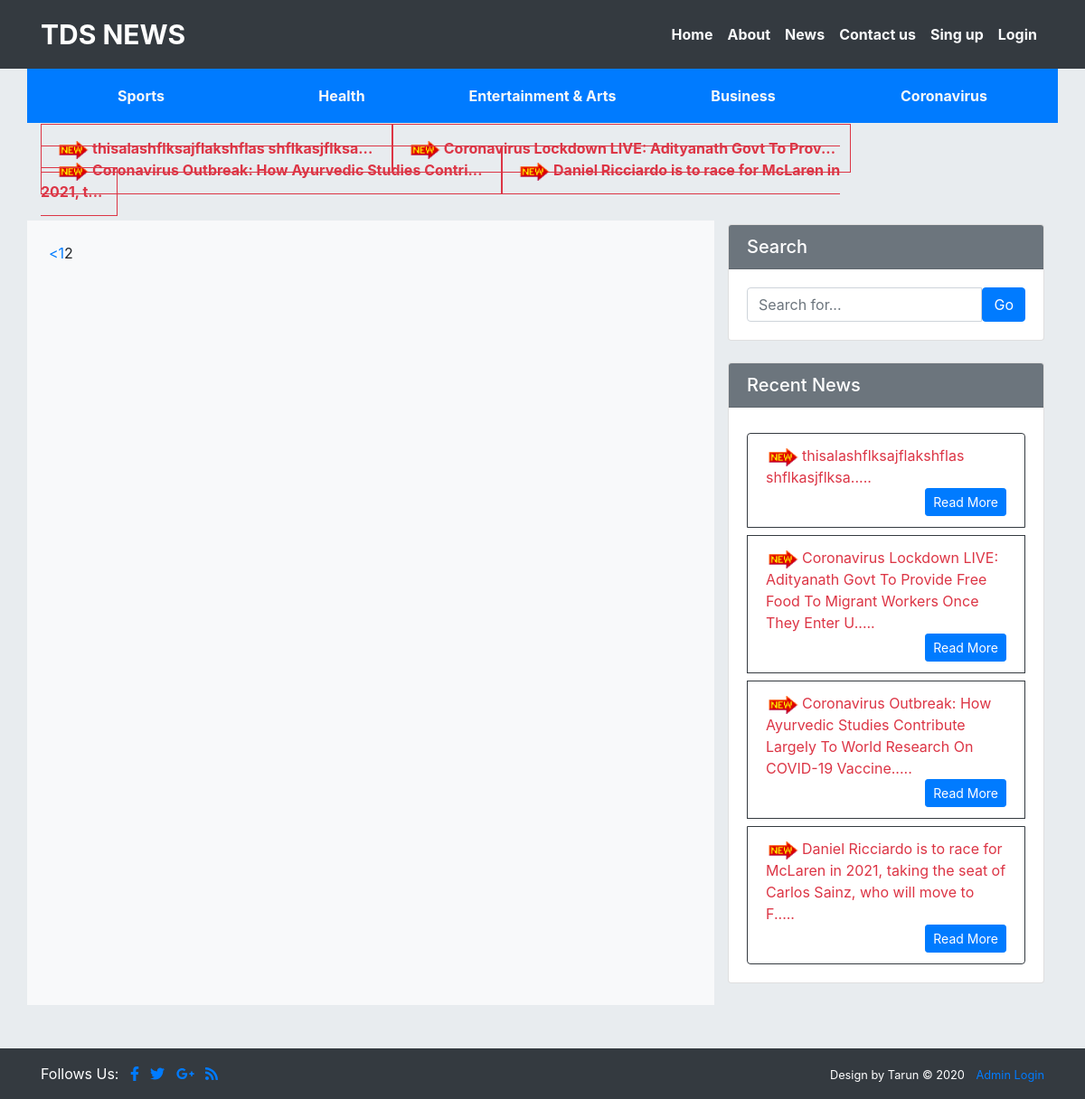
Page /News_controller/index/7 on the committed database.
### tables this page shows
CREATE TABLE `catagory` (
  `catagory_id` int(50) NOT NULL,
  `catagory_name` varchar(60) NOT NULL,
  `post` int(50) NOT NULL
);

CREATE TABLE `news` (
  `news_id` int(11) NOT NULL,
  `news_title` text NOT NULL,
  `news_desc` text NOT NULL,
  `catagory` varchar(60) NOT NULL,
  `author` varchar(50) NOT NULL,
  `news_date` date NOT NULL,
  `news_img` varchar(455) NOT NULL,
  `user_author` varchar(60) NOT NULL
);

### index.php (called while the page is built, shortened)
<?php
require_once BASEPATH.'core/CodeIgniter.php';

### application/models/adminmodel/Catagory_model.php (called while the page is built, shortened)
<?php
	class Catagory_model extends CI_Model{
		function navcatagory(){
			return $query = $this->db->query("SELECT * FROM catagory WHERE post > 0 ")->result();
		}
	}
?>

### application/models/adminmodel/News_model.php (called while the page is built, shortened)
<?php
class News_model extends CI_Model{
	function totalnews(){
		return $this->db->select()
						->from('news')
						->join('catagory','news.catagory = catagory.catagory_id','left')
						->join('adminlogin_tb','news.author = adminlogin_tb.a_login_id','left')
						->join('userregistration_tb','news.user_author = userregistration_tb.u_id','left')
						->order_by('news_id','desc')
						->limit(4)
						->get()->result();
		}
}
 ?>

### application/views/news_project/index.php (the view, shortened to what this page needs)
<?php  include("header.php"); ?>
    <div class="container">
      <div class="row">
        <div class="col-sm-12 bg-primary">
     <table border="0" cellpadding="10" width="100%">
       <tr align="center">
         <?php
          foreach ($catagory as $row) { ?>
         <th width="20%">
            <li class="nav-item">
            <a href="<?php echo base_url('News_controller/catagory/'.$row->catagory_id) ?>" class="nav-link text-light"><?php echo $row->catagory_name;  ?>
            </a>
          </li>
         </th>
         <?php } ?>
       </tr>
     </table>
   </div>
   </div>
    </div>
    <div class="container">
      <div class="row my-3">
        <marquee  onmouseover="this.stop();" onmouseout="this.start();">
        <div class="col-sm-10">
          <?php
        foreach ($subnav as $row) { ?>
          <span class="text-danger border border-danger p-3">
            <a href="<?php echo base_url('News_controller/singlestory/'.$row->news_id) ?>" class="text-danger"><img src="<?php echo base_url().'/img/'.'new.jpg'; ?>" width="40px" height="20px"><b><?php echo substr($row->news_title,0,50)."..." ; ?></b></a>
          </span>
            <?php } ?>
        </div>
        </marquee>
      </div>
    </div>
      <?php include('body.php');?>
       <?php include('sidebar.php');?>
<?php include('footer.php');  ?>

### application/views/news_project/sidebar.php
 <div class="col-sm-4 mt-2">
    <div class="card">
      <h5 class="card-header bg-secondary text-white">Search</h5>
      <div class="card-body">
          <form name="search" action="<?php echo base_url('news_controller/index') ?>" method="get">
            <div class="input-group">
            <input type="text" name="searchtitle" class="form-control" placeholder="Search for..." value="<?php if($this->input->get('searchtitle')){ echo $this->input->get('searchtitle'); } ?>" required>
            <span class="input-group-btn">
              <input type="submit" name="search" class="btn btn-primary" value="Go">
            </span>
          </div>
          </form>
      </div>
    </div>
  <div class="card my-4">
    <h5 class="card-header bg-secondary text-white">Recent News</h5>
    <div class="card-body">
          <ul class="list-group mb-0">
            <marquee direction="up" onmouseover="this.stop();" onmouseout="this.start();">
            <?php foreach ($subnav as $row) { ?>
              <li class="list-group-item border border-dark mt-2"><a href="<?php echo base_url('News_controller/singlestory/'.$row->news_id)  ?>" class="text-danger"><img src="<?php echo base_url().'/img/'.'new.jpg'; ?>" width="40px" height="20px"><?php echo substr($row->news_title,0,100)."....." ; ?></a>
                <div class="text-right">
                <a href="<?php echo base_url('News_controller/singlestory/'.$row->news_id)  ?>" class="btn btn-primary btn-sm">Read More</a>
              </div>
              </li>
            <?php } ?>
          </marquee>
          </ul>
    </div>
  </div>
</div>
</div>
</div>

### application/views/news_project/header.php (style rules this page uses)
body { background-color:#e1e6eabd; }
th>li { list-style: none; }

### rows in the picture
catagory: catagory_name "Sports"
catagory: catagory_name "Health"
catagory: catagory_name "Entertainment & Arts"
catagory: catagory_name "Business"
catagory: catagory_name "Coronavirus"
news: news_title "thisalashflksajflakshflas shflkasjflksa"
news: news_title "Coronavirus Lockdown LIVE: Adityanath Govt To Prov", news_title "Coronavirus Lockdown LIVE: Adityanath Govt To Provide Free Food To Migrant Workers Once They Enter U"
news: news_title "Coronavirus Outbreak: How Ayurvedic Studies Contri", news_title "Coronavirus Outbreak: How Ayurvedic Studies Contribute Largely To World Research On COVID-19 Vaccine"
news: news_title "Daniel Ricciardo is to race for McLaren in 2021, t", news_title "Daniel Ricciardo is to race for McLaren in 2021, taking the seat of Carlos Sainz, who will move to F"

### other values in the picture
$this->pagination->create_links() "< 1 2"
